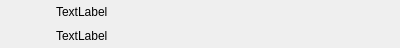
<?xml version="1.0" encoding="UTF-8"?>
<ui version="4.0">
 <class>InhibitorRow</class>
 <widget class="QWidget" name="InhibitorRow">
  <property name="geometry">
   <rect>
    <x>0</x>
    <y>0</y>
    <width>400</width>
    <height>48</height>
   </rect>
  </property>
  <property name="sizePolicy">
   <sizepolicy hsizetype="Expanding" vsizetype="Preferred">
    <horstretch>0</horstretch>
    <verstretch>0</verstretch>
   </sizepolicy>
  </property>
  <property name="minimumSize">
   <size>
    <width>0</width>
    <height>48</height>
   </size>
  </property>
  <property name="maximumSize">
   <size>
    <width>16777215</width>
    <height>48</height>
   </size>
  </property>
  <property name="windowTitle">
   <string>Form</string>
  </property>
  <layout class="QHBoxLayout" name="horizontalLayout">
   <property name="spacing">
    <number>0</number>
   </property>
   <property name="leftMargin">
    <number>0</number>
   </property>
   <property name="topMargin">
    <number>0</number>
   </property>
   <property name="rightMargin">
    <number>0</number>
   </property>
   <property name="bottomMargin">
    <number>0</number>
   </property>
   <item>
    <widget class="QPushButton" name="m_appIcon">
     <property name="sizePolicy">
      <sizepolicy hsizetype="Fixed" vsizetype="Fixed">
       <horstretch>0</horstretch>
       <verstretch>0</verstretch>
      </sizepolicy>
     </property>
     <property name="maximumSize">
      <size>
       <width>48</width>
       <height>48</height>
      </size>
     </property>
     <property name="text">
      <string/>
     </property>
     <property name="iconSize">
      <size>
       <width>48</width>
       <height>48</height>
      </size>
     </property>
     <property name="flat">
      <bool>true</bool>
     </property>
    </widget>
   </item>
   <item>
    <layout class="QVBoxLayout" name="verticalLayout">
     <property name="spacing">
      <number>0</number>
     </property>
     <property name="leftMargin">
      <number>16</number>
     </property>
     <item>
      <widget class="QLabel" name="m_appName">
       <property name="text">
        <string>TextLabel</string>
       </property>
      </widget>
     </item>
     <item>
      <widget class="QLabel" name="m_appDesc">
       <property name="text">
        <string>TextLabel</string>
       </property>
      </widget>
     </item>
    </layout>
   </item>
   <item>
    <spacer name="horizontalSpacer">
     <property name="orientation">
      <enum>Qt::Horizontal</enum>
     </property>
     <property name="sizeHint" stdset="0">
      <size>
       <width>40</width>
       <height>20</height>
      </size>
     </property>
    </spacer>
   </item>
  </layout>
 </widget>
 <resources/>
 <connections/>
</ui>
